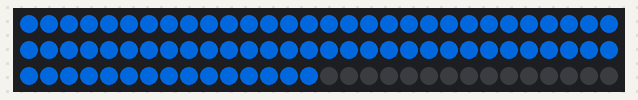
Simulated run of this program. Board: Raspberry Pi Pico running CircuitPython. Parts: 90 RGB LEDs in strip order, left to right, continuing on the next row. Dim RGB values are drawn brighter than linear. At 0.8 s the program ends and the board releases its pins; the recording ends there.

Above: at 0.68 s.

The program:

pattern_management.py
```python
# pattern_management.py (V1.0)
from global_config import NUM_PATTERNS, SEQUENCE_LENGTH, NUM_VOICES, sequences, current_voices, current_patterns
from led_control import update_leds

# Initialize to load the first pattern by default
current_pattern = 0

def load_pattern(pattern_index):
    global sequences
    sequence = sequences[pattern_index]
    print(f"Loading pattern {pattern_index}: voices = {current_voices}, patterns = {current_patterns}")
    update_leds()  # Update LEDs to reflect the loaded pattern

# Toggle pattern selection
def toggle_pattern():
    global current_pattern
    current_pattern = (current_pattern + 1) % NUM_PATTERNS
    load_pattern(current_pattern)


"""# pattern_management.py (V1.0)
from global_config import NUM_PATTERNS, SEQUENCE_LENGTH, NUM_VOICES, sequences
from led_control import update_leds

# Initialize to load the first pattern by default
current_pattern = 0

def load_pattern(pattern_index):
    global sequence
    sequence = sequences[pattern_index]
    print(f"Loading pattern {pattern_index}: voices = {current_voices}, patterns = {current_patterns}")
    update_leds()  # Update LEDs to reflect the loaded pattern

# Toggle pattern selection
def toggle_pattern():
    global current_pattern
    current_pattern = (current_pattern + 1) % NUM_PATTERNS
    load_pattern(current_pattern)
    display.fill(0)
    display.print(f"Patt:{current_pattern+1}")
"""
```

global_config.py
```python
# global_config.py (V1.1)
import board
import neopixel
import busio
import digitalio
from digitalio import DigitalInOut, Direction, Pull
import keypad

# Constants and global variables
NUM_PIXELS = 64 + 4 + 4 + 1 + 1 + 16  # 64 step LEDs + 4 mute + 4 velocity + 1 play + 1 pitch bend + 16 pattern select
NUM_ROWS = 12
NUM_COLS = 8
SEQUENCE_LENGTH = 16
NUM_VOICES = 11
NUM_PATTERNS = 4

# Pin definitions
MIDI_OUT_PIN = board.GP0
LED_PIN = board.GP2
I2C_SDA = board.GP4
I2C_SCL = board.GP5

# Set columns as outputs
column_pins = [board.GP6, board.GP7, board.GP8, board.GP9, board.GP10, board.GP11, board.GP12, board.GP13]
for pin in column_pins:
    col_pin = digitalio.DigitalInOut(pin)
    col_pin.direction = digitalio.Direction.OUTPUT
    col_pin.value = False  # Set initial state to low

# Set rows as inputs with pull-ups
row_pins = [board.GP14, board.GP15, board.GP16, board.GP17, board.GP18,
board.GP19, board.GP20, board.GP21, board.GP22, board.GP26, board.GP27, board.GP28]
for pin in row_pins:
    row_pin = digitalio.DigitalInOut(pin)
    row_pin.direction = digitalio.Direction.INPUT
    row_pin.pull = digitalio.Pull.UP

# ROW_PINS = row_pins
"""[board.GP14, board.GP15, board.GP16, board.GP17, board.GP18,
board.GP19, board.GP20, board.GP21, board.GP22, board.GP26, board.GP27, board.GP28]"""
# COL_PINS = column_pins
"""[board.GP6, board.GP7, board.GP8, board.GP9, board.GP10, board.GP11, board.GP12, board.GP13]"""

# Initial setup for global variables
current_voices = [0] * NUM_ROWS
current_patterns = [0] * NUM_ROWS
sequences = [[[0] * SEQUENCE_LENGTH for _ in range(NUM_VOICES)] for _ in range(NUM_PATTERNS)]

# Additional global variables
bpm = 120.0
beat_time = 60.0 / bpm
beat_millis = beat_time * 1000.0
steps_per_beat = 4
steps_millis = beat_millis / steps_per_beat
step_counter = 0
playing = False
voice_change_flag = False
```

led_control.py
```python
# led_control.py (V1.3)
import neopixel
import time
from global_config import NUM_PIXELS, SEQUENCE_LENGTH, NUM_ROWS, current_voices, current_patterns, sequences, LED_PIN

# Initialize the Neopixel LEDs
pixels = neopixel.NeoPixel(LED_PIN, NUM_PIXELS, auto_write=False)

# Define colors for each voice
voice_colors = {
    0: (255, 0, 0),    # Bass drum - Red
    1: (0, 255, 0),    # Snare - Green
    2: (0, 0, 255),    # Low Tom - Blue
    3: (255, 255, 0),  # Mid Tom - Yellow
    4: (255, 0, 255),  # High Tom - Magenta
    5: (0, 255, 255),  # Rimshot - Cyan
    6: (255, 165, 0),  # Hand Clap - Orange
    7: (75, 0, 130),   # Cowbell - Indigo
    8: (128, 0, 128),  # Cymbal - Purple
    9: (255, 192, 203),# Open Hi-Hat - Pink
    10: (0, 128, 0),   # Closed Hi-Hat - Dark Green
}

# Function to update LEDs based on the current sequence and pointers
def update_leds():
    for row in range(8):  # Only iterate over the first 8 rows for step LEDs
        for step in range(SEQUENCE_LENGTH if SEQUENCE_LENGTH < 16 else 16):
            led_index = row * SEQUENCE_LENGTH + step  # Calculate LED index
            voice = current_voices[row]
            pattern = current_patterns[row]
            state = sequences[pattern][row][step]
            color = voice_colors[voice] if state else (0, 0, 0)
            print(f"Updating LED at row {row}, step {step}, voice {voice}, pattern {pattern}, led_index {led_index}")
            if led_index >= NUM_PIXELS:
                print(f"Error: led_index {led_index} out of range")
                continue
            pixels[led_index] = color
    pixels.show()

# Boot sequence for Neopixels
def neopixel_boot_sequence():
    for i in range(NUM_PIXELS):
        pixels[i] = (0, 70, 150)  # Blue color for boot sequence
        pixels.show()
        time.sleep(0.004)
    time.sleep(0.01)
    pixels.fill((0, 0, 0))
    pixels.show()

# Call the boot sequence at the start
neopixel_boot_sequence()

# Light steps
def light_steps(voice_index, step_index, state):
    led_index = voice_index * SEQUENCE_LENGTH + step_index  # Map the voice and step to the LED index
    color = voice_colors.get(voice_index, (8, 125, 60))  # Default to Purple if voice not found
    if 0 <= led_index < NUM_PIXELS:  # Ensure LED index is within the valid range
        if state:
            pixels[led_index] = color  # Set color based on voice
        else:
            pixels[led_index] = (0, 0, 0)  # Off for inactive steps
        pixels.show()

# Light the current beat
def light_beat(step):
    for row in range(NUM_ROWS):
        led_index = row * SEQUENCE_LENGTH + step
        if 0 <= led_index < NUM_PIXELS:
            pixels[led_index] = (70, 20, 0)  # Red color for the beat indicator
    pixels.show()


"""# led_control.py (V1.3)
import neopixel
import time
from global_config import NUM_PIXELS, SEQUENCE_LENGTH, NUM_ROWS, current_voices, current_patterns, sequences, LED_PIN

# Initialize the Neopixel LEDs
pixels = neopixel.NeoPixel(LED_PIN, NUM_PIXELS, auto_write=False)

# Define colors for each voice
voice_colors = {
    0: (255, 0, 0),    # Bass drum - Red
    1: (0, 255, 0),    # Snare - Green
    2: (0, 0, 255),    # Low Tom - Blue
    3: (255, 255, 0),  # Mid Tom - Yellow
    4: (255, 0, 255),  # High Tom - Magenta
    5: (0, 255, 255),  # Rimshot - Cyan
    6: (255, 165, 0),  # Hand Clap - Orange
    7: (75, 0, 130),   # Cowbell - Indigo
    8: (128, 0, 128),  # Cymbal - Purple
    9: (255, 192, 203),# Open Hi-Hat - Pink
    10: (0, 128, 0),   # Closed Hi-Hat - Dark Green
}

# Function to update LEDs based on the current sequence and pointers
def update_leds():
    for row in range(8):  # Only iterate over the first 8 rows for step LEDs
        for step in range(SEQUENCE_LENGTH if SEQUENCE_LENGTH < 16 else 16):
            led_index = row * SEQUENCE_LENGTH + step  # Calculate LED index
            voice = current_voices[row]
            pattern = current_patterns[row]
            state = sequences[pattern][row][step]
            color = voice_colors[voice] if state else (0, 0, 0)
            print(f"Updating LED at row {row}, step {step}, voice {voice}, pattern {pattern}, led_index {led_index}")
            if led_index >= NUM_PIXELS:
                print(f"Error: led_index {led_index} out of range")
                continue
            pixels[led_index] = color
    pixels.show()

# Boot sequence for Neopixels
def neopixel_boot_sequence():
    for i in range(NUM_PIXELS):
        pixels[i] = (0, 70, 150)  # Blue color for boot sequence
        pixels.show()
        time.sleep(0.004)
    time.sleep(0.01)
    pixels.fill((0, 0, 0))
    pixels.show()

# Call the boot sequence at the start
neopixel_boot_sequence()

# Light steps
def light_steps(voice_index, step_index, state):
    led_index = voice_index * SEQUENCE_LENGTH + step_index  # Map the voice and step to the LED index
    color = voice_colors.get(voice_index, (8, 125, 60))  # Default to Purple if voice not found
    if 0 <= led_index < NUM_PIXELS:  # Ensure LED index is within the valid range
        if state:
            pixels[led_index] = color  # Set color based on voice
        else:
            pixels[led_index] = (0, 0, 0)  # Off for inactive steps
        pixels.show()

# Light the current beat
def light_beat(step):
    for row in range(NUM_ROWS):
        led_index = row * SEQUENCE_LENGTH + step
        if 0 <= led_index < NUM_PIXELS:
            pixels[led_index] = (70, 20, 0)  # Red color for the beat indicator
    pixels.show()
"""
```
